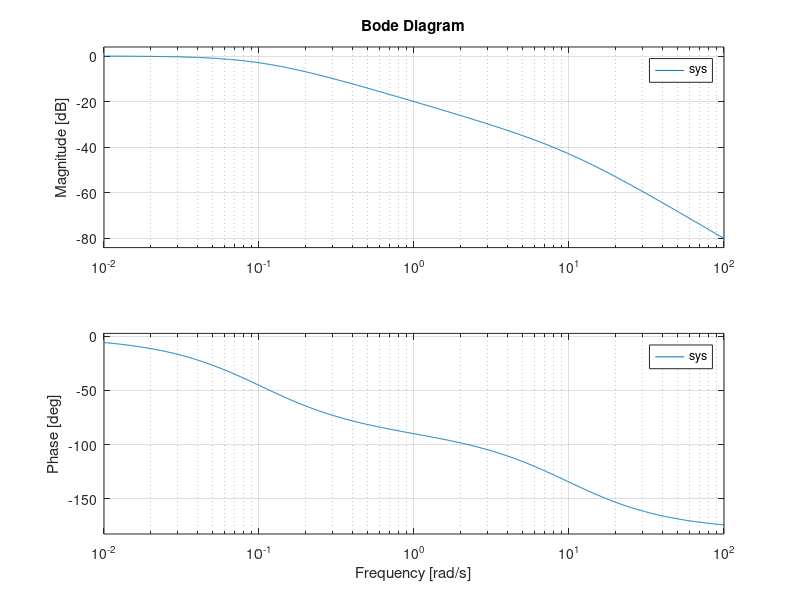
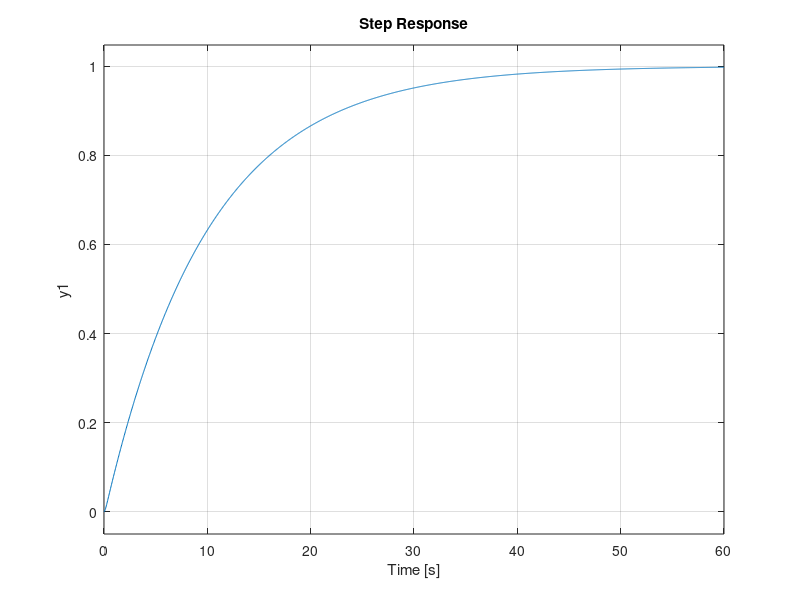
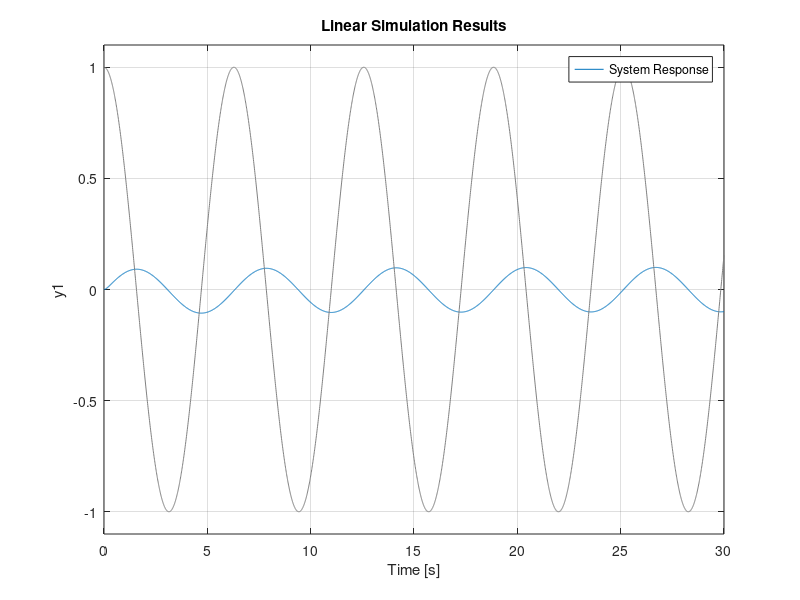

Write MATLAB code to recreate these figures, in order.
clear

%This shows the response of a hanging mass damped harmonic motion system through Matlab's transfer
%function method. 

%Rough illustration of system: https://imgur.com/a/s3uIY2S
%Missing the input force. 

%Matlab documentation about transfer functions:
%https://www.mathworks.com/help/control/ug/plotting-system-responses.html

%parameters
k=1;    %stiffness
m=1;    %mass
c=10;   %damping coefficient


%This is the transfer function for a hanging damped harmonic oscillator. 
% 1/(ms^2 + cs + k)

%In matlab form the transfer function is:
sys = tf([1],[m c k])

figure()
bode(sys)   %The frequency response. 

figure()
step(sys)   %The step response. 

%See the response to an arbitrary function, like cos(t).
figure()
t = 0:0.01:30;   %time duration.
u = cos(t);  %input signal.
lsim(sys,u,t)   % u,t define the input signal.
legend('System Response')



